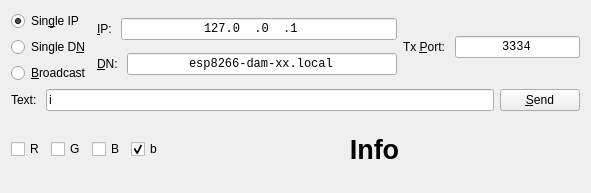
<?xml version="1.0" encoding="UTF-8"?>
<ui version="4.0">
 <class>GinyUdpTramet</class>
 <widget class="QWidget" name="GinyUdpTramet">
  <property name="geometry">
   <rect>
    <x>0</x>
    <y>0</y>
    <width>591</width>
    <height>193</height>
   </rect>
  </property>
  <property name="windowTitle">
   <string>GinyUdpTramet</string>
  </property>
  <layout class="QVBoxLayout" name="verticalLayout_4">
   <item>
    <layout class="QVBoxLayout" name="verticalLayout_2">
     <item>
      <layout class="QHBoxLayout" name="horizontalLayout_4">
       <item>
        <layout class="QVBoxLayout" name="verticalLayout">
         <item>
          <widget class="QRadioButton" name="radioButtonSingle">
           <property name="text">
            <string>Sin&amp;gle IP</string>
           </property>
           <property name="checked">
            <bool>true</bool>
           </property>
          </widget>
         </item>
         <item>
          <widget class="QRadioButton" name="radioButtonSingleDN">
           <property name="text">
            <string>Single D&amp;N</string>
           </property>
          </widget>
         </item>
         <item>
          <widget class="QRadioButton" name="radioButtonBroadcast">
           <property name="text">
            <string>&amp;Broadcast</string>
           </property>
          </widget>
         </item>
        </layout>
       </item>
       <item>
        <layout class="QHBoxLayout" name="horizontalLayout_3" stretch="10,0">
         <item>
          <layout class="QVBoxLayout" name="verticalLayout_3">
           <item>
            <layout class="QHBoxLayout" name="horizontalLayout">
             <item>
              <widget class="QLabel" name="label">
               <property name="text">
                <string>&amp;IP: </string>
               </property>
               <property name="buddy">
                <cstring>leIP</cstring>
               </property>
              </widget>
             </item>
             <item>
              <widget class="QLineEdit" name="leIP">
               <property name="font">
                <font>
                 <family>Monospace</family>
                </font>
               </property>
               <property name="inputMask">
                <string>000.000.000.000</string>
               </property>
               <property name="text">
                <string>127.0.0.1</string>
               </property>
               <property name="alignment">
                <set>Qt::AlignCenter</set>
               </property>
              </widget>
             </item>
            </layout>
           </item>
           <item>
            <layout class="QHBoxLayout" name="horizontalLayout_6">
             <item>
              <widget class="QLabel" name="label_4">
               <property name="text">
                <string>&amp;DN: </string>
               </property>
               <property name="buddy">
                <cstring>leIP</cstring>
               </property>
              </widget>
             </item>
             <item>
              <widget class="QLineEdit" name="leDN">
               <property name="font">
                <font>
                 <family>Monospace</family>
                </font>
               </property>
               <property name="inputMask">
                <string/>
               </property>
               <property name="text">
                <string>esp8266-dam-xx.local</string>
               </property>
               <property name="alignment">
                <set>Qt::AlignCenter</set>
               </property>
              </widget>
             </item>
            </layout>
           </item>
          </layout>
         </item>
         <item>
          <layout class="QHBoxLayout" name="horizontalLayout_2">
           <item>
            <widget class="QLabel" name="label_2">
             <property name="text">
              <string>Tx &amp;Port: </string>
             </property>
             <property name="buddy">
              <cstring>lePort</cstring>
             </property>
            </widget>
           </item>
           <item>
            <widget class="QLineEdit" name="lePort">
             <property name="font">
              <font>
               <family>Monospace</family>
              </font>
             </property>
             <property name="text">
              <string>3334</string>
             </property>
             <property name="alignment">
              <set>Qt::AlignCenter</set>
             </property>
            </widget>
           </item>
          </layout>
         </item>
        </layout>
       </item>
      </layout>
     </item>
     <item>
      <layout class="QHBoxLayout" name="horizontalLayout_5">
       <item>
        <widget class="QLabel" name="label_3">
         <property name="text">
          <string>Text: </string>
         </property>
        </widget>
       </item>
       <item>
        <widget class="QLineEdit" name="leText">
         <property name="text">
          <string>i</string>
         </property>
        </widget>
       </item>
       <item>
        <widget class="QPushButton" name="btSend">
         <property name="text">
          <string>&amp;Send</string>
         </property>
        </widget>
       </item>
      </layout>
     </item>
    </layout>
   </item>
   <item>
    <layout class="QHBoxLayout" name="horizontalLayout_8" stretch="0,10">
     <item>
      <layout class="QHBoxLayout" name="horizontalLayout_7">
       <item>
        <widget class="QCheckBox" name="cbR">
         <property name="text">
          <string>R</string>
         </property>
        </widget>
       </item>
       <item>
        <widget class="QCheckBox" name="cbG">
         <property name="text">
          <string>G</string>
         </property>
        </widget>
       </item>
       <item>
        <widget class="QCheckBox" name="cbB">
         <property name="text">
          <string>B</string>
         </property>
        </widget>
       </item>
       <item>
        <widget class="QCheckBox" name="cbLittleB">
         <property name="text">
          <string>b</string>
         </property>
         <property name="checked">
          <bool>true</bool>
         </property>
        </widget>
       </item>
      </layout>
     </item>
     <item>
      <widget class="QLabel" name="lbInfo">
       <property name="font">
        <font>
         <pointsize>20</pointsize>
         <weight>75</weight>
         <bold>true</bold>
        </font>
       </property>
       <property name="text">
        <string>Info</string>
       </property>
       <property name="alignment">
        <set>Qt::AlignCenter</set>
       </property>
      </widget>
     </item>
    </layout>
   </item>
  </layout>
 </widget>
 <layoutdefault spacing="6" margin="11"/>
 <tabstops>
  <tabstop>leText</tabstop>
  <tabstop>btSend</tabstop>
  <tabstop>radioButtonSingle</tabstop>
  <tabstop>radioButtonBroadcast</tabstop>
  <tabstop>leIP</tabstop>
  <tabstop>lePort</tabstop>
 </tabstops>
 <resources/>
 <connections>
  <connection>
   <sender>radioButtonBroadcast</sender>
   <signal>clicked(bool)</signal>
   <receiver>leIP</receiver>
   <slot>setDisabled(bool)</slot>
   <hints>
    <hint type="sourcelabel">
     <x>70</x>
     <y>101</y>
    </hint>
    <hint type="destinationlabel">
     <x>295</x>
     <y>45</y>
    </hint>
   </hints>
  </connection>
  <connection>
   <sender>radioButtonSingle</sender>
   <signal>clicked(bool)</signal>
   <receiver>leIP</receiver>
   <slot>setEnabled(bool)</slot>
   <hints>
    <hint type="sourcelabel">
     <x>52</x>
     <y>32</y>
    </hint>
    <hint type="destinationlabel">
     <x>295</x>
     <y>45</y>
    </hint>
   </hints>
  </connection>
  <connection>
   <sender>leText</sender>
   <signal>returnPressed()</signal>
   <receiver>btSend</receiver>
   <slot>click()</slot>
   <hints>
    <hint type="sourcelabel">
     <x>271</x>
     <y>138</y>
    </hint>
    <hint type="destinationlabel">
     <x>506</x>
     <y>138</y>
    </hint>
   </hints>
  </connection>
  <connection>
   <sender>radioButtonBroadcast</sender>
   <signal>clicked(bool)</signal>
   <receiver>leDN</receiver>
   <slot>setDisabled(bool)</slot>
   <hints>
    <hint type="sourcelabel">
     <x>84</x>
     <y>87</y>
    </hint>
    <hint type="destinationlabel">
     <x>173</x>
     <y>82</y>
    </hint>
   </hints>
  </connection>
  <connection>
   <sender>radioButtonSingle</sender>
   <signal>clicked(bool)</signal>
   <receiver>leDN</receiver>
   <slot>setDisabled(bool)</slot>
   <hints>
    <hint type="sourcelabel">
     <x>86</x>
     <y>32</y>
    </hint>
    <hint type="destinationlabel">
     <x>157</x>
     <y>74</y>
    </hint>
   </hints>
  </connection>
  <connection>
   <sender>radioButtonSingleDN</sender>
   <signal>clicked(bool)</signal>
   <receiver>leIP</receiver>
   <slot>setDisabled(bool)</slot>
   <hints>
    <hint type="sourcelabel">
     <x>74</x>
     <y>54</y>
    </hint>
    <hint type="destinationlabel">
     <x>158</x>
     <y>39</y>
    </hint>
   </hints>
  </connection>
  <connection>
   <sender>radioButtonSingleDN</sender>
   <signal>clicked(bool)</signal>
   <receiver>leDN</receiver>
   <slot>setEnabled(bool)</slot>
   <hints>
    <hint type="sourcelabel">
     <x>97</x>
     <y>56</y>
    </hint>
    <hint type="destinationlabel">
     <x>180</x>
     <y>80</y>
    </hint>
   </hints>
  </connection>
 </connections>
</ui>
